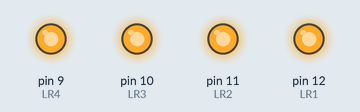
The sketch below on a simulated Arduino Uno, built with avr-gcc and run on an emulated ATmega328P. On the bench: output pins drawn as LEDs (lit = HIGH).

Above: at 0.5 s.
At 3.5 s:
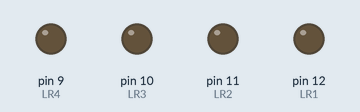
Timing chart, 0 to 4.6 s (numbered marks = the images above):
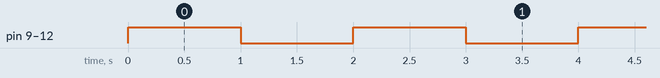

The sketch:

test1.ino
```cpp
#include <Arduino.h>
enum {LR1=12,LR2=11,LR3=10,LR4=9};
void setup()
{
    pinMode(LR1,OUTPUT); //met la pin 12 en mode OUTPUT
    pinMode(LR2,OUTPUT);
    pinMode(LR3,OUTPUT);
    pinMode(LR4,OUTPUT);
}

void loop() {
    digitalWrite(LR1,HIGH); //Allume la led
    digitalWrite(LR2,HIGH); //Allume la led
    digitalWrite(LR3,HIGH); //Allume la led
    digitalWrite(LR4,HIGH); //Allume la led
    delay(1000);
    digitalWrite(LR1,LOW);  //eteint la led
    digitalWrite(LR2,LOW);
    digitalWrite(LR3,LOW);
    digitalWrite(LR4,LOW);
    delay(1000);

}
```

Measured:
- by itself, pin 9 (LR4), pin 10 (LR3), pin 11 (LR2), pin 12 (LR1): alternates HIGH for 1.0 s and LOW for 1.0 s
